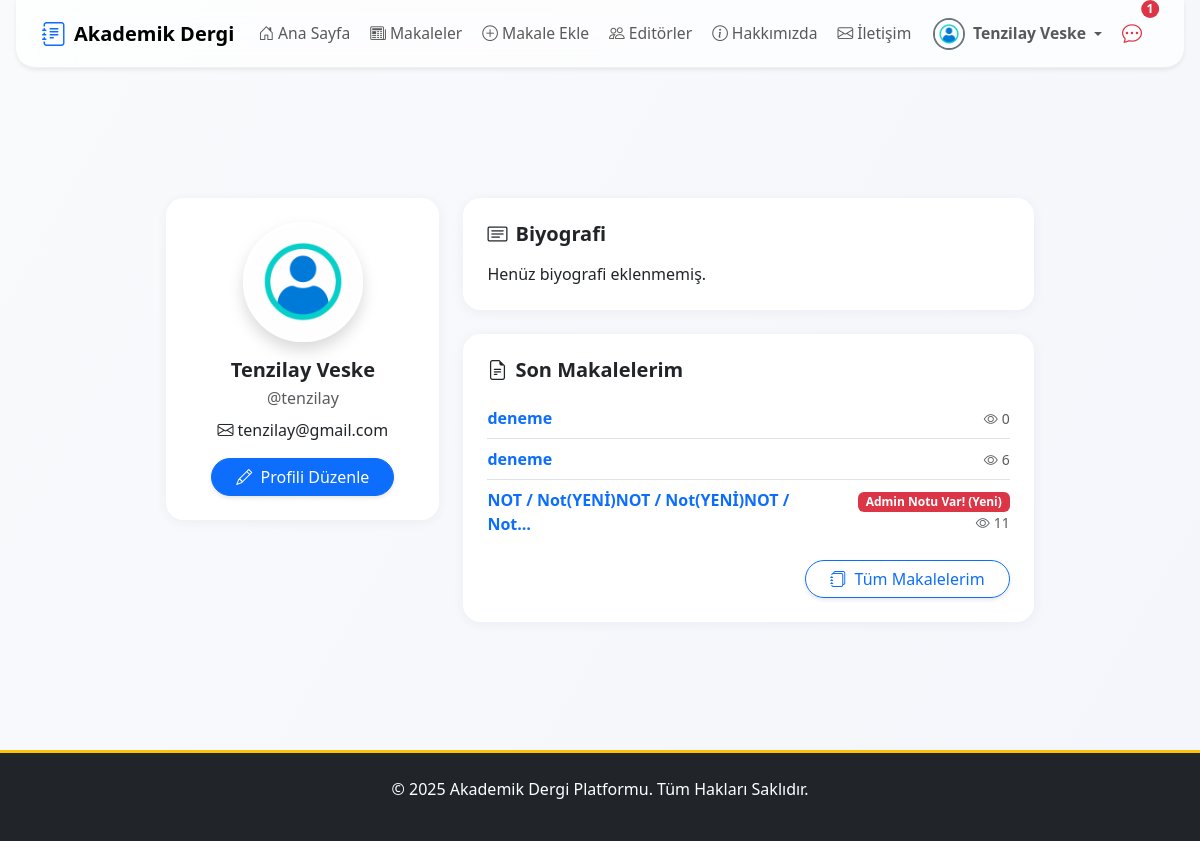
The app's page /users/my-profil/ (signed in), older data.
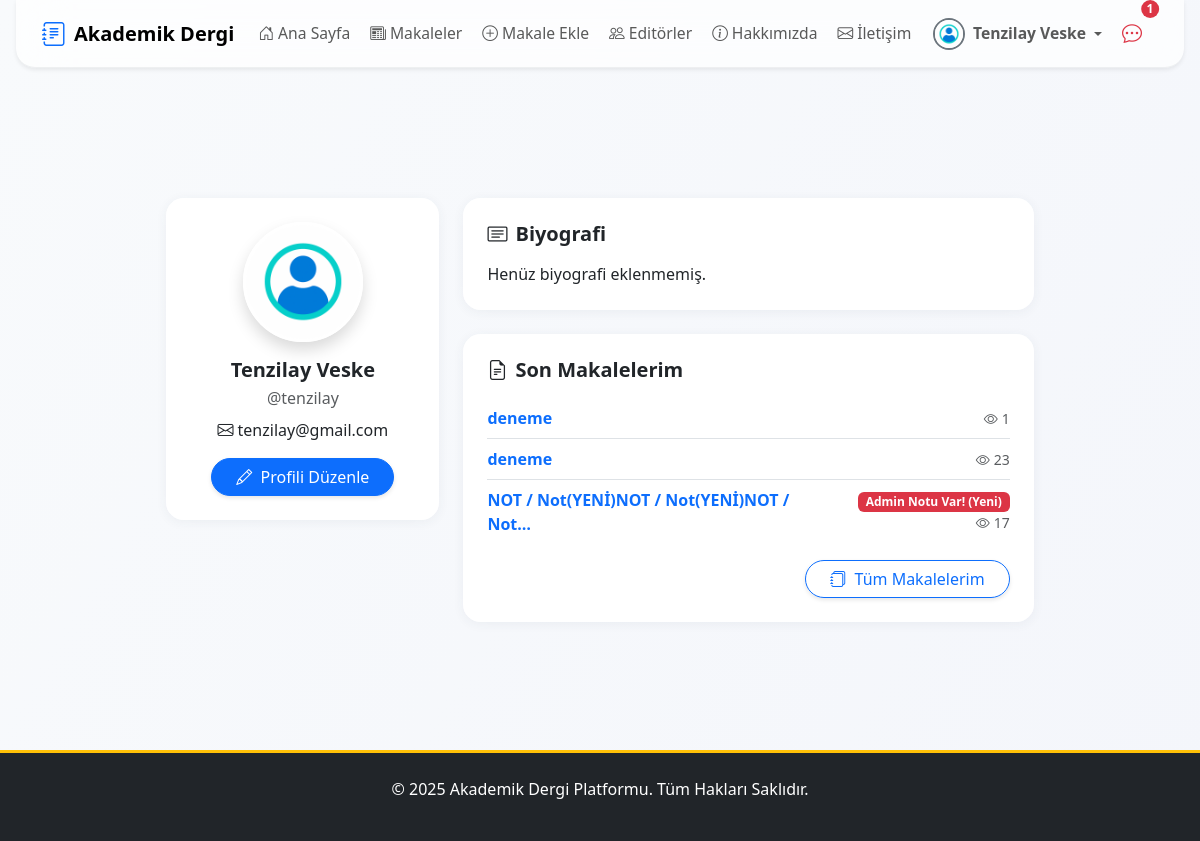
The same page, newer data.
### apps/articles/models.py (models this page shows, shortened)
class Makale(models.Model):
    baslik = models.CharField(max_length=255, verbose_name="Başlık")
    slug = models.SlugField(max_length=255, unique=True, blank=True, help_text="Bu alan otomatik oluşturulur.")
    aciklama = models.TextField(verbose_name="Açıklama/Özet")
    pdf_dosyasi = models.FileField(upload_to=article_pdf_path, verbose_name="PDF Dosyası")
    anahtar_kelimeler = models.CharField(max_length=255, verbose_name="Anahtar Kelimeler", help_text="Kelimeleri virgül (,) ile ayırınız.", blank=True)
    yazarlar = models.ManyToManyField(Yazar, related_name='makaleler', verbose_name="Yazarlar")
    dergi_sayisi = models.ForeignKey(DergiSayisi, on_delete=models.SET_NULL, null=True, blank=True, related_name='makaleler', verbose_name="Dergi Sayısı")
    admin_notu = models.TextField(blank=True, null=True, verbose_name="Editör/Admin Notu")
    goruntulenme_sayisi = models.PositiveIntegerField(default=0, verbose_name="Görüntülenme Sayısı")
    goster_makaleler_sayfasinda = models.BooleanField(default=False, verbose_name="Yayında mı?")
    olusturulma_tarihi = models.DateTimeField(auto_now_add=True)
    guncellenme_tarihi = models.DateTimeField(auto_now=True)
    admin_notu_okundu = models.BooleanField(default=True)
    class Meta:
        verbose_name = "Makale"
        verbose_name_plural = "Makaleler"
        ordering = ['-olusturulma_tarihi']

### apps/users/views.py (the view)
# urls.py: path('my-profil/', MyProfilView.as_view(), name='my_profil'),
class MyProfilView(LoginRequiredMixin, DetailView):
    model = User
    template_name = 'users/my_profil.html'
    context_object_name = 'user'
    def get_object(self):
        return self.request.user
    def get_context_data(self, **kwargs):
        context = super().get_context_data(**kwargs)
        try:
            yazar = self.request.user.yazar_profili
            makaleler = yazar.makaleler.order_by('-guncellenme_tarihi')
        except Exception:
            makaleler = []
        context['last_articles'] = makaleler[:3]
        context['published_count'] = makaleler.filter(goster_makaleler_sayfasinda=True).count() if hasattr(makaleler, 'filter') else 0
        context['total_views'] = makaleler.aggregate(total=Sum('goruntulenme_sayisi'))['total'] if hasattr(makaleler, 'aggregate') else 0
        return context

### apps/core/context_processors.py (called while the page is built)
def notification_context(request):
    if not request.user.is_authenticated:
        return {}
    user = request.user
    context = {}
    if user.is_superuser:
        context['unread_messages_count'] = IletisimFormu.objects.filter(cevaplandi=False).count()
    else:
        context['unread_messages_count'] = 0
    if user.is_superuser or user.is_editor:
        context['draft_articles_count'] = Makale.objects.filter(goster_makaleler_sayfasinda=False).count()
    else:
        context['draft_articles_count'] = 0
    context['unread_notes_count'] = Makale.objects.filter(
        yazarlar__user_hesabi=user,
        admin_notu_okundu=False
    ).exclude(admin_notu__isnull=True).exclude(admin_notu__exact='').count()
    return context

### apps/users/models.py (called while the page is built)
    def get_full_name(self):
        return f"{self.first_name} {self.last_name}".strip()

### templates/users/my_profil.html (shortened to what this page needs)
{% extends 'base.html' %}
{% load static %}
{% block content %}
<div class="container py-5">
  <div class="row justify-content-center">
    <div class="col-lg-10 col-md-12 col-12">
      <div class="row g-4">
        <div class="col-md-4 col-12">
          <div class="card glass-card shadow-lg border-0 rounded-4 mb-4">
            <div class="card-body d-flex flex-column align-items-center p-4">
              <div class="position-relative mb-3" style="width: 120px;">
                {% if user.profile_resmi %}
                  <img src="{{ user.profile_resmi.url }}" class="rounded-circle shadow border border-3 border-white" alt="Profil Resmi" style="width: 120px; height: 120px; object-fit: cover;">
                {% else %}
                  <div class="rounded-circle shadow border border-3 border-white bg-secondary d-flex align-items-center justify-content-center" style="width: 120px; height: 120px;">
                    <i class="bi bi-person-fill text-white" style="font-size: 2.5rem;"></i>
                  </div>
                {% endif %}
              </div>
              <h5 class="fw-bold mb-1">{{ user.first_name }} {{ user.last_name }}</h5>
              <span class="text-muted mb-2">@{{ user.username }}</span>
              <span class="mb-2"><i class="bi bi-envelope me-1"></i>{{ user.email }}</span>
              <a href="{% url 'profil_duzenle' %}" class="btn btn-primary rounded-pill px-4 mt-2"><i class="bi bi-pencil me-1"></i> Profili Düzenle</a>
            </div>
          </div>
        </div>
        <div class="col-md-8 col-12">
          <div class="card glass-card shadow-lg border-0 rounded-4 mb-4">
            <div class="card-body p-4">
              <h5 class="fw-bold mb-3"><i class="bi bi-card-text me-2"></i>Biyografi</h5>
              <p class="mb-0">{{ user.biyografi|default:'Henüz biyografi eklenmemiş.' }}</p>
            </div>
          </div>
          <div class="card glass-card shadow-lg border-0 rounded-4">
            <div class="card-body p-4">
              <h5 class="fw-bold mb-3"><i class="bi bi-file-earmark-text me-2"></i>Son Makalelerim</h5>
              {% if last_articles %}
                <ul class="list-group list-group-flush">
                  {% for article in last_articles %}
                    <li class="list-group-item bg-transparent px-0 py-2 d-flex align-items-center justify-content-between">
                      <div class="d-flex align-items-center flex-wrap">
                        <a href="{% url 'makale_detail' article.pk %}" class="fw-semibold text-decoration-none" title="{{ article.baslik }}">{{ article.baslik|truncatechars:40 }}</a>
                      </div>
                      <div class="d-flex align-items-center flex-wrap justify-content-end">
                        {% if article.admin_notu %}
                          {% if not article.admin_notu_okundu %}
                            <span class="badge bg-danger text-white ms-2 blink">Admin Notu Var! (Yeni)</span>
                          {% else %}
                            <span class="badge bg-secondary text-dark ms-2">Admin Notu Var!</span>
                          {% endif %}
                        {% endif %}
                        <span class="text-muted small ms-2"><i class="bi bi-eye me-1"></i>{{ article.goruntulenme_sayisi|default:0 }}</span>
                      </div>
                    </li>
                  {% endfor %}
                </ul>
                <div class="mt-3 text-end">
                  <a href="{% url 'makalelerim' %}" class="btn btn-outline-primary rounded-pill px-4">
                    <i class="bi bi-journals me-1"></i> Tüm Makalelerim
                  </a>
                </div>
              {% else %}
                <div class="text-muted">Henüz makale eklenmemiş.</div>
              {% endif %}
            </div>
          </div>
        </div>
      </div>
    </div>
  </div>
</div>
{% endblock %}

Row changes from the older to the newer data that the page shows:
changed Makale (number 1 of 3 on the later page): goruntulenme_sayisi "0" → "1"
changed Makale (number 2 of 3 on the later page): goruntulenme_sayisi "6" → "23"
changed Makale "NOT / Not(YENİ)NOT / Not(YENİ)NOT / Not…": goruntulenme_sayisi "11" → "17"
